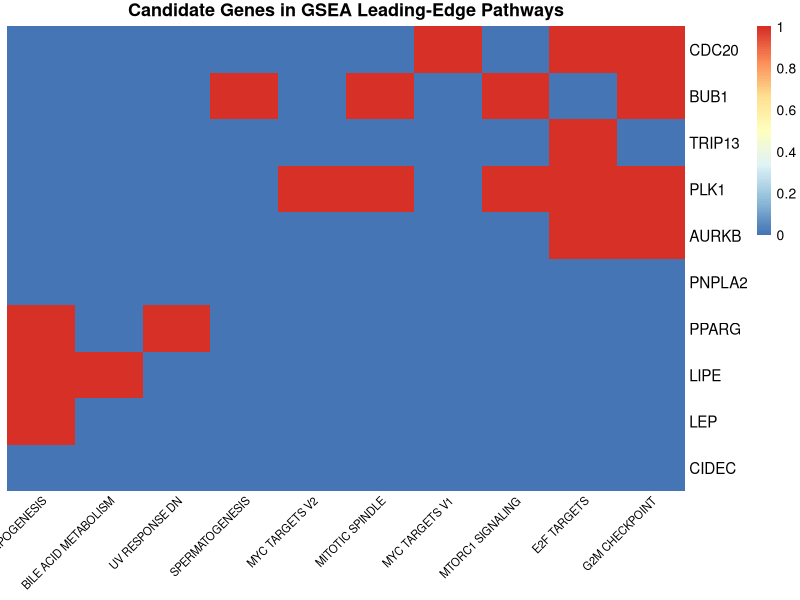

Recreate this plot in R.
# ============================================================
# 10_gene_pathway_integration.R
# Candidate Gene–Pathway Integration
# ============================================================


# ============================================================
# 1. Load required packages
# ============================================================

library(pheatmap)


# ============================================================
# 2. Load final candidate-gene panel
# ============================================================

final_genes <- read.csv(
  "Results/Final_10_Gene_Shortlist.csv",
  stringsAsFactors = FALSE
)

candidate_symbols <- final_genes$Symbol


# ============================================================
# 3. Load GSEA results
# ============================================================

gsea_results <- read.csv(
  "Results/GSEA/Hallmark_GSEA_All_Results.csv",
  stringsAsFactors = FALSE
)

# Keep significant Hallmark pathways.
significant_gsea <- gsea_results[
  gsea_results$padj < 0.05,
  ,
  drop = FALSE
]


# ============================================================
# 4. Recover leading-edge genes
# ============================================================

# The leadingEdge column was saved as a semicolon-separated
# character string in the CSV.

leading_edge_lists <- strsplit(
  significant_gsea$leadingEdge,
  split = ";",
  fixed = TRUE
)

names(leading_edge_lists) <- significant_gsea$pathway


# ============================================================
# 5. Calculate candidate-gene/pathway overlap
# ============================================================

candidate_pathway_overlap <- lapply(
  leading_edge_lists,
  function(leading_genes) {
    
    intersect(
      candidate_symbols,
      leading_genes
    )
    
  }
)

# Keep pathways containing at least one candidate gene.
candidate_pathway_overlap <- candidate_pathway_overlap[
  lengths(candidate_pathway_overlap) > 0
]


# ============================================================
# 6. Create long-format integration table
# ============================================================

integration_rows <- list()

row_counter <- 1

for (pathway in names(candidate_pathway_overlap)) {
  
  genes <- candidate_pathway_overlap[[pathway]]
  
  for (gene in genes) {
    
    pathway_info <- significant_gsea[
      significant_gsea$pathway == pathway,
      ,
      drop = FALSE
    ]
    
    gene_info <- final_genes[
      final_genes$Symbol == gene,
      ,
      drop = FALSE
    ]
    
    integration_rows[[row_counter]] <- data.frame(
      Gene = gene,
      Pathway = pathway,
      NES = pathway_info$NES[1],
      padj = pathway_info$padj[1],
      log2FoldChange = gene_info$log2FoldChange[1],
      Direction = ifelse(
        pathway_info$NES[1] > 0,
        "TNBC-enriched",
        "Normal-enriched"
      ),
      stringsAsFactors = FALSE
    )
    
    row_counter <- row_counter + 1
    
  }
}

gene_pathway_integration <- do.call(
  rbind,
  integration_rows
)


# ============================================================
# 7. Add pathway overlap counts
# ============================================================

pathway_overlap_counts <- aggregate(
  Gene ~ Pathway,
  data = gene_pathway_integration,
  FUN = length
)

colnames(pathway_overlap_counts)[2] <-
  "Candidate_Gene_Count"

gene_pathway_integration <- merge(
  gene_pathway_integration,
  pathway_overlap_counts,
  by = "Pathway",
  all.x = TRUE
)

# Restore a useful ordering.
gene_pathway_integration <- gene_pathway_integration[
  order(
    gene_pathway_integration$NES,
    gene_pathway_integration$padj,
    gene_pathway_integration$Gene
  ),
  ,
  drop = FALSE
]


# ============================================================
# 8. Save integration results
# ============================================================

if (!dir.exists("Results/Gene_Pathway_Integration")) {
  
  dir.create(
    "Results/Gene_Pathway_Integration",
    recursive = TRUE
  )
  
}

write.csv(
  gene_pathway_integration,
  "Results/Gene_Pathway_Integration/Candidate_Gene_Pathway_Overlap.csv",
  row.names = FALSE
)


# ============================================================
# 9. Create candidate × pathway matrix
# ============================================================

# Initialize a matrix of zeros.
integration_matrix <- matrix(
  0,
  nrow = length(candidate_symbols),
  ncol = length(candidate_pathway_overlap)
)

rownames(integration_matrix) <- candidate_symbols

colnames(integration_matrix) <-
  names(candidate_pathway_overlap)

# Mark candidate genes that occur in pathway leading edges.
for (pathway in names(candidate_pathway_overlap)) {
  
  genes <- candidate_pathway_overlap[[pathway]]
  
  integration_matrix[
    intersect(
      candidate_symbols,
      genes
    ),
    pathway
  ] <- 1
  
}


# ============================================================
# 10. Order genes by biological program
# ============================================================

program_order <- c(
  "CDC20",
  "BUB1",
  "TRIP13",
  "PLK1",
  "AURKB",
  "PNPLA2",
  "PPARG",
  "LIPE",
  "LEP",
  "CIDEC"
)

program_order <- intersect(
  program_order,
  rownames(integration_matrix)
)

integration_matrix <- integration_matrix[
  program_order,
  ,
  drop = FALSE
]


# ============================================================
# 11. Order pathways by NES
# ============================================================

pathway_order <- significant_gsea$pathway[
  significant_gsea$pathway %in%
    colnames(integration_matrix)
]

pathway_order <- pathway_order[
  order(
    significant_gsea$NES[
      match(
        pathway_order,
        significant_gsea$pathway
      )
    ]
  )
]

integration_matrix <- integration_matrix[
  ,
  pathway_order,
  drop = FALSE
]


# ============================================================
# 12. Create heatmap
# ============================================================

if (!dir.exists("Figures/Gene_Pathway_Integration")) {
  
  dir.create(
    "Figures/Gene_Pathway_Integration",
    recursive = TRUE
  )
  
}

png(
  "Figures/Gene_Pathway_Integration/Candidate_Gene_Pathway_Heatmap.png",
  width = 3600,
  height = 2400,
  res = 300
)

# Create cleaner pathway labels.
clean_pathway_names <- gsub(
  "^HALLMARK_",
  "",
  colnames(integration_matrix)
)

clean_pathway_names <- gsub(
  "_",
  " ",
  clean_pathway_names
)

colnames(integration_matrix) <- clean_pathway_names

pheatmap(
  integration_matrix,
  cluster_rows = FALSE,
  cluster_cols = FALSE,
  display_numbers = FALSE,
  fontsize = 10,
  fontsize_row = 11,
  fontsize_col = 8,
  angle_col = 45,
  main = "Candidate Genes in GSEA Leading-Edge Pathways",
  border_color = NA
)

dev.off()


# ============================================================
# 13. Summary statistics
# ============================================================

cat(
  "Candidate gene–pathway integration completed.\n"
)

cat(
  "Candidate genes:",
  length(candidate_symbols),
  "\n"
)

cat(
  "Significant GSEA pathways:",
  nrow(significant_gsea),
  "\n"
)

cat(
  "Pathways containing candidate genes:",
  length(candidate_pathway_overlap),
  "\n"
)

cat(
  "Candidate-pathway associations:",
  nrow(gene_pathway_integration),
  "\n"
)

cat(
  "Integration results saved to:",
  "Results/Gene_Pathway_Integration/Candidate_Gene_Pathway_Overlap.csv",
  "\n"
)

cat(
  "Heatmap saved to:",
  "Figures/Gene_Pathway_Integration/Candidate_Gene_Pathway_Heatmap.png",
  "\n"
)
